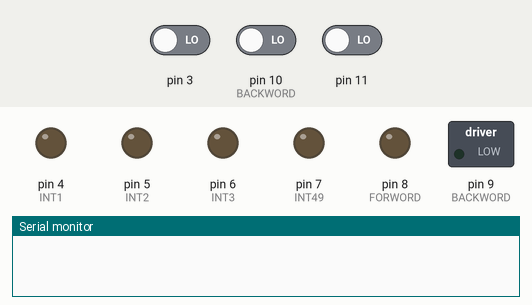
The sketch below on a simulated Arduino Uno, built with avr-gcc and run on an emulated ATmega328P. Shown: switched loads named in the sketch (green lamp = pin HIGH), output pins drawn as LEDs (lit = HIGH), the last lines printed to the serial monitor. Inputs (shaded band) come from the test bench; at power-on: pin 10 (BACKWORD) LOW, pin 3 LOW, pin 11 LOW.

Above: at 1.2 s.
1.3 s: pin 10 (BACKWORD) driven HIGH
At 2.8 s:
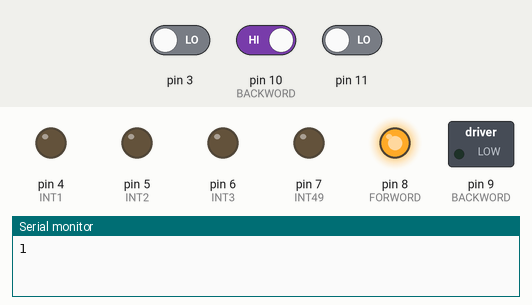
3.5 s: pin 10 (BACKWORD) driven LOW
At 4.3 s:
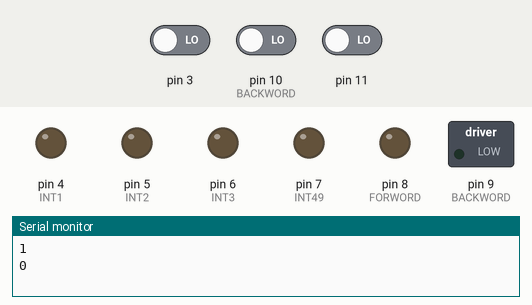
Timing chart, 0 to 6.5 s (numbered marks = the images above; inputs shaded):
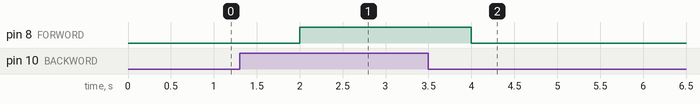

The sketch:

remote_Rc_bot_APBN.ino
```cpp
void setup() {
  // put your setup code here, to run once:
pinMode(4,OUTPUT);//INT1
pinMode(5,OUTPUT);//INT2
pinMode(6,OUTPUT);//INT3
pinMode(7,OUTPUT);//INT49
pinMode(8,OUTPUT);//FORWORD
pinMode(9,OUTPUT);//BACKWORD
pinMode(10,INPUT);//BACKWORD
Serial.begin(9600);
}

void loop() {
  // put your main code here, to run repeatedly:


  int val3=pulseIn(3,HIGH);
  int val4=pulseIn(11,HIGH);
   val3=map(val3,994,1994,-2,2);
  val4=map(val4,994,1994,-2,2);
 int motor;
  // // Serial.println(val3);
  if(val3==-2){
    digitalWrite(4,HIGH);
    digitalWrite(5,LOW);
    digitalWrite(6,HIGH);
    digitalWrite(7,LOW);
    }

     if(val3==1){
    digitalWrite(4,LOW);
    digitalWrite(5,HIGH);
    digitalWrite(6,LOW);
    digitalWrite(7,HIGH);
    }
     if(val4==-2) {
      digitalWrite(4,HIGH);
    digitalWrite(5,LOW);
    digitalWrite(6,LOW);
    digitalWrite(7,HIGH);
    }
     if(val4==1) {
      digitalWrite(4,LOW);
    digitalWrite(5,HIGH);
    digitalWrite(6,HIGH);
    digitalWrite(7,LOW);
    }
    if(val4!=1 and val4!=-2 and val3!=1  and val3!=-2) {
    digitalWrite(4,LOW);
    digitalWrite(5,LOW);
    digitalWrite(6,LOW);
    digitalWrite(7,LOW);
    }
    motor=digitalRead(10);
    if(motor==1){
      digitalWrite(8,1);
      digitalWrite(9,0);
    }
    if(motor==0){
      digitalWrite(8,0);
      digitalWrite(9,0);
    }
    Serial.println(motor);

}
```

Measured:
- after the input at 1.3 s, pin 8 (FORWORD): LOW → HIGH after 0.70 s
- after the input at 3.5 s, pin 8 (FORWORD): HIGH → LOW after 0.50 s
